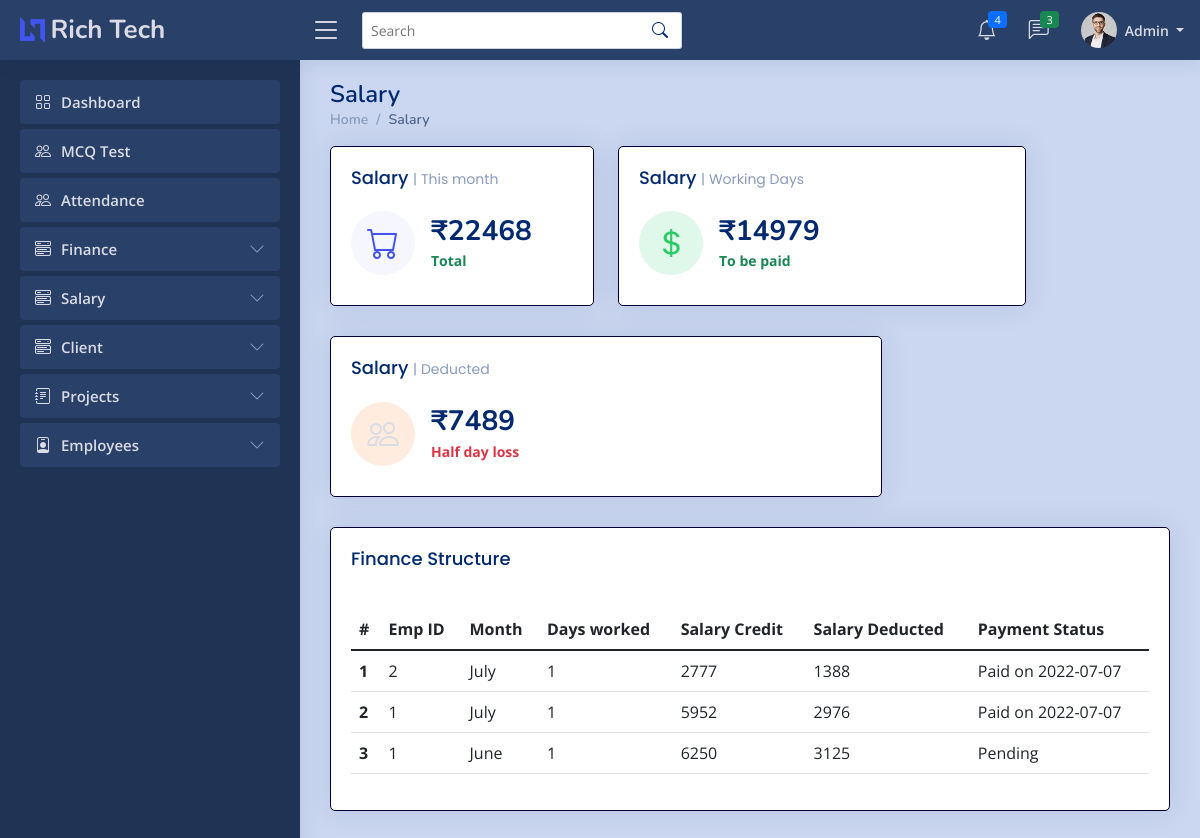
The page /admin/allsalary.php (signed in) on the database as committed earlier.
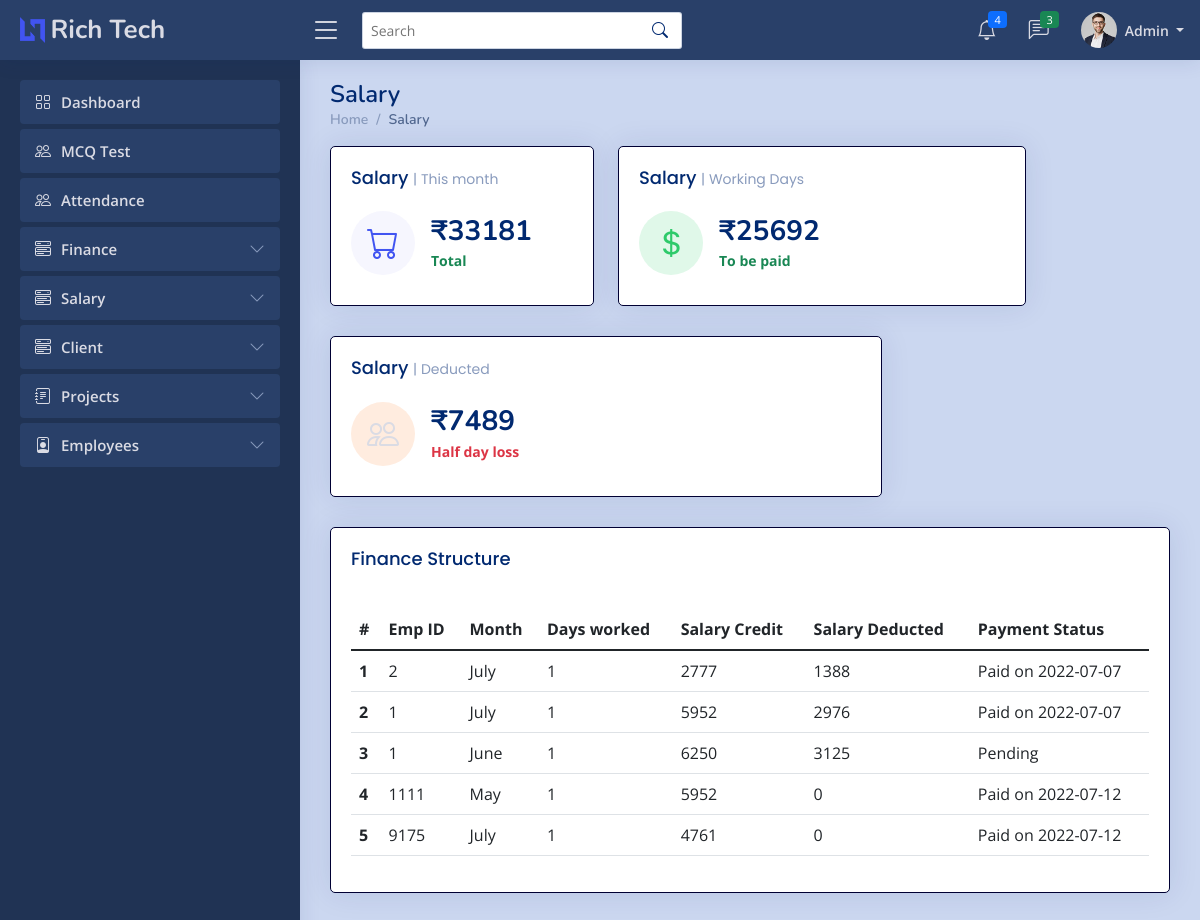
The same page on the database as committed later.
### tables this page shows
CREATE TABLE `salpayt` (
  `Id` int(7) NOT NULL,
  `euid` varchar(255) NOT NULL,
  `month` int(7) NOT NULL,
  `year` int(7) NOT NULL,
  `daysworked` int(7) NOT NULL,
  `bonus` int(12) DEFAULT NULL,
  `tsalary` int(11) NOT NULL,
  `dsalary` int(12) NOT NULL,
  `gsalary` int(7) DEFAULT NULL,
  `gdate` date DEFAULT NULL
);

### admin/allsalary.php (the view, shortened to what this page needs)
<?php
    if ($_SESSION['erole'] == "admin"){
?>
<!DOCTYPE html>
<html lang="en">
<head>
  <link href="../assets/vendor/bootstrap/css/bootstrap.min.css" rel="stylesheet">
  <link rel="stylesheet" href="../assets/vendor/bootstrap-icons/bootstrap-icons.css?v=<?php echo time(); ?>">
  <link href="../assets/vendor/boxicons/css/boxicons.min.css" rel="stylesheet">
  <link href="../assets/vendor/quill/quill.snow.css" rel="stylesheet">
  <link href="../assets/vendor/quill/quill.bubble.css" rel="stylesheet">
  <link href="../assets/vendor/remixicon/remixicon.css" rel="stylesheet">
  <link href="../assets/vendor/simple-datatables/style.css" rel="stylesheet">
  <link rel="stylesheet" href="../assets/css/style.css?v=<?php echo time(); ?>">
</head>
<body>
      <?php
        include './imports/nav-admin.php';
      ?>
  <main id="main" class="main">
    <div class="pagetitle">
      <h1>Salary</h1>
      <nav>
        <ol class="breadcrumb">
          <li class="breadcrumb-item"><a href="index.php">Home</a></li>
          <li class="breadcrumb-item active">Salary</li>
        </ol>
      </nav>
    </div>
    <section class="section dashboard">
      <div class="row">
        <div class="col-lg-12">
          <div class="row">
          <?php
              include '../imports/config.php';
              $conn = mysqli_connect($server_name, $username, $password, $database_name);
              $sqltotalpay = "SELECT SUM(tsalary + dsalary) from salpayt";
              $resulttotalpay = mysqli_query($conn, $sqltotalpay);
              $rowtotalpay = mysqli_fetch_assoc($resulttotalpay);
              $total_pay = $rowtotalpay['SUM(tsalary + dsalary)'];
              $sqltopay = "SELECT SUM(tsalary) from salpayt";
              $resulttopay = mysqli_query($conn, $sqltopay);
              $rowtopay = mysqli_fetch_assoc($resulttopay);
              $to_be_paid_salary = $rowtopay['SUM(tsalary)'];
            ?>
            <div class="col-xxl-4 col-md-4">
              <div class="card info-card sales-card">
                <div class="card-body">
                  <h5 class="card-title">Salary <span>| This month</span></h5>
                  <div class="d-flex align-items-center">
                    <div class="card-icon rounded-circle d-flex align-items-center justify-content-center">
                      <i class="bi bi-cart"></i>
                    </div>
                    <div class="ps-3">
                      <h6> <?php echo '₹', $total_pay;  ?> </h6>
                      <span class="text-success small pt-1 fw-bold">Total </span>
                    </div>
                  </div>
                </div>
              </div>
            </div>
            <div class="col-xxl-4 col-md-6">
              <div class="card info-card revenue-card">
                <div class="card-body">
                  <h5 class="card-title">Salary <span>| Working Days</span></h5>
                  <div class="d-flex align-items-center">
                    <div class="card-icon rounded-circle d-flex align-items-center justify-content-center">
                      <i class="bi bi-currency-dollar"></i>
                    </div>
                    <div class="ps-3">
                      <h6> <?php echo '₹',  $to_be_paid_salary ; ?> </h6>
                      <span class="text-success small pt-1 fw-bold"> To be paid </span>
                    </div>
                  </div>
                </div>
              </div>
            </div>
            <div class="col-xxl-4 col-md-8">
              <div class="card info-card customers-card">
                <div class="card-body">
                  <h5 class="card-title">Salary <span>| Deducted</span></h5>
                  <div class="d-flex align-items-center">
                    <div class="card-icon rounded-circle d-flex align-items-center justify-content-center">
                      <i class="bi bi-people"></i>
                    </div>
                    <div class="ps-3">
                      <h6> <?php echo '₹', ($total_pay - $to_be_paid_salary); ?></h6>
                      <span class="text-danger small pt-1 fw-bold">Half day loss</span>
                    </div>
                  </div>
                </div>
              </div>
            </div>
      </div>
    </section>
    <div class="card">
            <div class="card-body">
              <h5 class="card-title">Finance Structure</h5>
              <?php
                echo "<table class='table table-bordered table-striped'>";
                echo '<table class="table datatable">';
                echo "<thead>";
                  echo"<tr>";
                    echo"<th>#</th>";
                    echo"<th>Emp ID</th>";
                    echo"<th>Month</th>";
                    echo"<th>Days worked</th>";
                    echo"<th>Salary Credit</th>";
                    echo"<th>Salary Deducted</th>";
                    echo"<th>Payment Status</th>";
                  echo"</tr>";
                echo"</thead>";
                echo"<tbody>";
                $sql = "SELECT * from salpayt";
                $result = mysqli_query($conn, $sql);
                $i = 1;
                while($row = mysqli_fetch_assoc($result)){
                  $monthNameW = date('F', mktime(0, 0, 0, $row['month'], 10));
                  echo"<tr>";
                    echo"<th row>".$i."</th>";
                    echo"<td>".$row['euid']."</td>";
                    echo"<td>".$monthNameW."</td>";
                    echo"<td>".$row['daysworked']."</td>";
                    echo"<td>".$row['tsalary']."</td>";
                    echo"<td>".$row['dsalary']."</td>";
                    if(is_null($row['gdate'])){
                      echo"<td>Pending</td>";
                    }else{
                      echo"<td>Paid on $row[gdate]</td>";
                    }
                  echo"</tr>";
                  $i++;
                }
                    ?>
                </tbody>
              </table>
            </div>
          </div>
  </main>
</body>
</html>
<?php
    }else{
        header("Location: ../index.php");
    }
?>

### admin/imports/nav-admin.php (shortened to what this page needs)
<header id="header" class="header fixed-top d-flex align-items-center">
  <div class="d-flex align-items-center justify-content-between">
    <a href="index.php" class="logo d-flex align-items-center">
      <img src="../assets/img/logo.png" alt="">
      <span class="d-none d-lg-block">Rich Tech</span>
    </a>
    <i class="bi bi-list toggle-sidebar-btn"></i>
  </div>
  <div class="search-bar">
    <form class="search-form d-flex align-items-center" method="POST" action="#">
      <input type="text" name="query" placeholder="Search" title="Enter search keyword">
      <button type="submit" title="Search"><i class="bi bi-search"></i></button>
    </form>
  </div>
  <nav class="header-nav ms-auto">
    <ul class="d-flex align-items-center">
      <li class="nav-item dropdown">
        <a class="nav-link nav-icon" href="#" data-bs-toggle="dropdown">
          <i class="bi bi-bell"></i>
          <span class="badge bg-primary badge-number">
            <?php
              include '../imports/config.php';
              $sql_query = "SELECT * FROM notift WHERE euid='admin' ORDER BY id DESC LIMIT 4;";
              $result = mysqli_query($conn,$sql_query);
              $count = mysqli_num_rows($result);
              echo $count;
            ?>
          </span>
        </a>
      </li>
      <li class="nav-item dropdown">
        <a class="nav-link nav-icon" href="#" data-bs-toggle="dropdown">
          <i class="bi bi-chat-left-text"></i>
          <span class="badge bg-success badge-number">3</span>
        </a>
      </li>
      <li class="nav-item dropdown pe-3">
        <a class="nav-link nav-profile d-flex align-items-center pe-0" href="#" data-bs-toggle="dropdown">
          <img src="../assets/img/profile-img.jpg" alt="Profile" class="rounded-circle">
          <span class="d-none d-md-block dropdown-toggle ps-2"> Admin </span>
        </a>
      </li>
    </ul>
  </nav>
</header>
<aside id="sidebar" class="sidebar">
  <ul class="sidebar-nav" id="sidebar-nav">
    <li class="nav-item">
      <a class="nav-link " href="index.php">
        <i class="bi bi-grid"></i>
        <span>Dashboard</span>
      </a>
    </li>
    <li class="nav-item">
      <a class="nav-link " href="../MCQ/dashboard.php">
        <i class="bi bi-people"></i>
        <span>MCQ Test</span>
      </a>
    </li>
          <li class="nav-item">
      <a class="nav-link " href="attendance.php">
        <i class="bi bi-people"></i>
        <span>Attendance</span>
      </a>
    </li>
    <li class="nav-item">
      <a class="nav-link collapsed" data-bs-target="#finance-nav" data-bs-toggle="collapse" href="#">
        <i class="bi bi-menu-button-wide"></i><span>Finance</span><i class="bi bi-chevron-down ms-auto"></i>
      </a>
    </li>
    <li class="nav-item">
      <a class="nav-link collapsed" data-bs-target="#salary-nav" data-bs-toggle="collapse" href="#">
        <i class="bi bi-menu-button-wide"></i><span>Salary</span><i class="bi bi-chevron-down ms-auto"></i>
      </a>
    </li>
    <li class="nav-item">
      <a class="nav-link collapsed" data-bs-target="#client-nav" data-bs-toggle="collapse" href="#">
        <i class="bi bi-menu-button-wide"></i><span>Client</span><i class="bi bi-chevron-down ms-auto"></i>
      </a>
    </li>
    <li class="nav-item">
      <a class="nav-link collapsed" data-bs-target="#projects-nav" data-bs-toggle="collapse" href="#">
        <i class="bi bi-journal-text"></i><span>Projects</span><i class="bi bi-chevron-down ms-auto"></i>
      </a>
    </li>
    <li class="nav-item">
      <a class="nav-link collapsed" data-bs-target="#employees-nav" data-bs-toggle="collapse" href="#">
        <i class="bi bi-person-badge"></i><span>Employees</span><i class="bi bi-chevron-down ms-auto"></i>
      </a>
    </li>
  </ul>
</aside>

### assets/css/style.css (style rules this page uses)
:root { scroll-behavior: smooth; }
body { font-family: "Open Sans", sans-serif; background: #cbd7f0; color: #444444; }
a { color: #4154f1; text-decoration: none; }
h1, h2, h3, h4, h5, h6 { font-family: "Nunito", sans-serif; }
#main { margin-top: 60px; padding: 20px 30px; transition: all 0.3s; }
.pagetitle { margin-bottom: 10px; }
.pagetitle h1 { font-size: 24px; margin-bottom: 0; font-weight: 600; color: #012970; }
.card { margin-bottom: 30px; border-width: 1px; border-color: #000033; border-radius: 5px; box-shadow: 0px 0 30px rgba(1, 41, 112, 0.1); }
.card-title { padding: 20px 0 15px 0; font-size: 18px; font-weight: 500; color: #012970; font-family: "Poppins", sans-serif; }
.card-title span { color: #899bbd; font-size: 14px; font-weight: 400; }
.card-body { padding: 0 20px 20px 20px; }
.breadcrumb { font-size: 14px; font-family: "Nunito", sans-serif; color: #899bbd; font-weight: 600; }
.breadcrumb a { color: #899bbd; transition: 0.3s; }
.breadcrumb .breadcrumb-item::before { color: #899bbd; }
.breadcrumb .active { color: #51678f; font-weight: 600; }
.logo { line-height: 1; }
@media (min-width: 1200px) { .logo { width: 280px; } }
.logo img { max-height: 26px; margin-right: 6px; }
.logo span { font-size: 26px; font-weight: 700; color: #dadbe4; font-family: "Nunito", sans-serif; }
.header { transition: all 0.5s; z-index: 997; height: 60px; box-shadow: 0px 2px 20px rgba(1, 41, 112, 0.1); background-color: #294069; padding-left: 20px; }
.header .toggle-sidebar-btn { font-size: 32px; padding-left: 10px; cursor: pointer; color: #012970; }
.header .search-bar { min-width: 360px; padding: 0 20px; }
.header .search-form { width: 100%; }
.header .search-form input { border: 0; font-size: 14px; color: #012970; border: 1px solid rgba(1, 41, 112, 0.2); padding: 7px 38px 7px 8px; border-radius: 3px; transition: 0.3s; width: 100%; }
.header .search-form button { border: 0; padding: 0; margin-left: -30px; background: none; }
.header .search-form button i { color: #012970; }
.header-nav ul { list-style: none; }
.header-nav > ul { margin: 0; padding: 0; }
.header-nav .nav-icon { font-size: 20px; color: #012970; }
.header-nav .nav-profile { color: #dadbe4; }
.header-nav .nav-profile img { max-height: 36px; }
.header-nav .nav-profile span { font-size: 14px; font-weight: 600; }
.header-nav .badge-number { position: absolute; inset: 4px 6px auto auto; font-weight: normal; font-size: 11px; padding: 3px 6px; }
.sidebar { position: fixed; top: 60px; left: 0; bottom: 0; width: 300px; z-index: 996; transition: all 0.3s; padding: 20px; overflow-y: auto; scrollbar-width: thin; scrollbar-color: #aab7cf transparent; box-shadow: 0px 0px 20px rgba(1, 41, 112, 0.1); background-color: #203354; }
@media (min-width: 1200px) { #main, #footer { margin-left: 300px; } }
.sidebar-nav { padding: 0; margin: 0; list-style: none; }
.sidebar-nav li { padding: 0; margin: 0; list-style: none; }
.sidebar-nav .nav-item { margin-bottom: 5px; }
.sidebar-nav .nav-link { display: flex; align-items: center; font-size: 15px; font-weight: 600; color: #dadbe4; transition: 0.3; background: #294069; padding: 10px 15px; border-radius: 4px; }
.sidebar-nav .nav-link i { font-size: 16px; margin-right: 10px; color: #4154f1; }
.sidebar-nav .nav-link.collapsed { color: #dadbe4; background: #294069; }
.sidebar-nav .nav-link.collapsed i { color: #899bbd; }
.sidebar-nav .nav-link .bi-chevron-down { margin-right: 0; transition: transform 0.2s ease-in-out; }
.dashboard .info-card { padding-bottom: 10px; }
.dashboard .info-card h6 { font-size: 28px; color: #012970; font-weight: 700; margin: 0; padding: 0; }
.dashboard .card-icon { font-size: 32px; line-height: 0; width: 64px; height: 64px; flex-shrink: 0; flex-grow: 0; }
.dashboard .sales-card .card-icon { color: #4154f1; background: #f6f6fe; }
.dashboard .revenue-card .card-icon { color: #2eca6a; background: #e0f8e9; }
.dashboard .customers-card .card-icon { color: #ff771d; background: #ffecdf; }

Rows that differ between the two databases and show on the page:
added salpayt: euid "1111", month "May", daysworked "1", tsalary "5952", dsalary "0", gdate "2022-07-12"
added salpayt: euid "9175", month "July", daysworked "1", tsalary "4761", dsalary "0", gdate "2022-07-12"
Other text that changed with them:
$total_pay: "22468" → "33181"
$to_be_paid_salary: "14979" → "25692"
